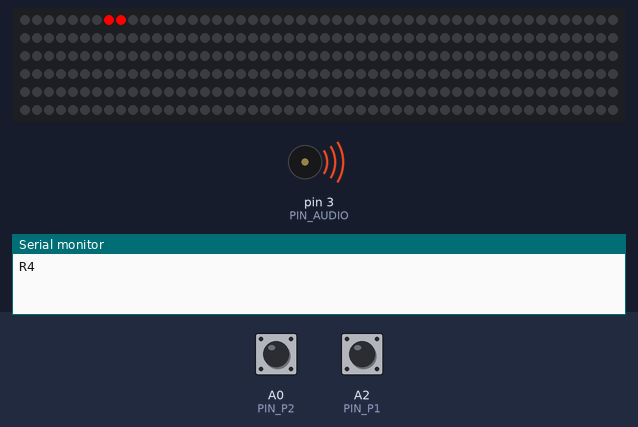
The sketch below on a simulated Arduino Uno, built with avr-gcc and run on an emulated ATmega328P. Parts: 300 RGB LEDs in strip order, left to right, continuing on the next row, buzzer (waves = sounding), the last lines printed to the serial monitor. The inputs (shaded band) are chosen by the test bench; at power-on: A0 (PIN_P2) HIGH, A2 (PIN_P1) HIGH.

Above: at 6.1 s.
9.3 s: A0 (PIN_P2) pulled LOW for 0.15 s
At 9.61 s:
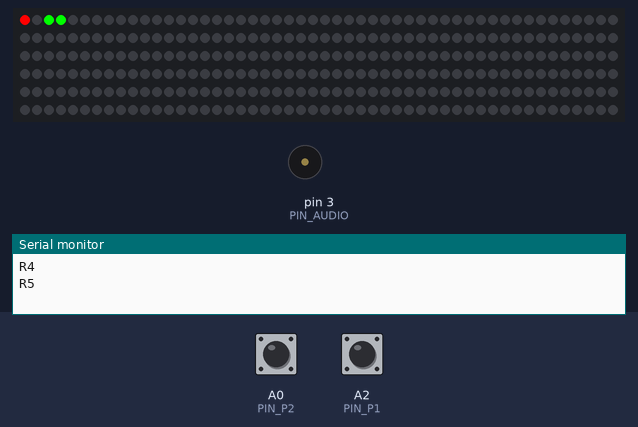
10.0 s: A2 (PIN_P1) pulled LOW for 0.15 s
10.7 s: A0 (PIN_P2) pulled LOW for 1 s
12.3 s: A2 (PIN_P1) pulled LOW for 1 s
Timing chart, 0 to 15.3 s (numbered marks = the images above; inputs shaded):
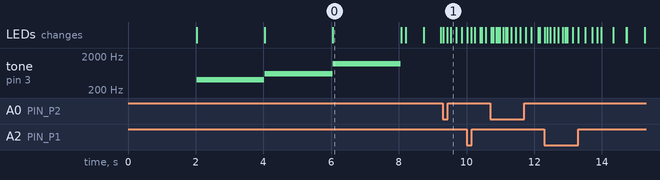

The sketch:

led_race.ino
```cpp
// (licence header left out)
//version Basic for PCB Rome Edition
// 2 Player , without Boxes Track

char const softwareId[] = "A2P0";  // A2P0: "A"=OpenLEDRace Team, "2P0"=Game ID (2P=2 Players, 0=Type 0 w slope w/ box)
char const version[] = "1.0.0";


#include <Adafruit_NeoPixel.h>
#define MAXLED         300 // MAX LEDs actives on strip

#define PIN_LED        2  // R 500 ohms to DI pin for WS2812 and WS2813, for WS2813 BI pin of first LED to GND  ,  CAP 1000 uF to VCC 5v/GND,power supplie 5V 2A
#define PIN_P1         A2   // switch player 1 to PIN and GND
#define PIN_P2         A0   // switch player 2 to PIN and GND
#define PIN_AUDIO      3   // through CAP 2uf to speaker 8 ohms

int sel1 = 0;
int sel2 = 0;


#define INI_RAMP 80
#define MED_RAMP 90
#define END_RAMP 100
#define HIGH_RAMP 16
bool ENABLE_RAMP=0;
bool VIEW_RAMP=0;

int NPIXELS=MAXLED; // leds on track
int cont_print=0;

#define COLOR1   Color(255,0,0)
#define COLOR2   Color(0,255,0)

#define COLOR1_tail   Color(i*3,0,0)
#define COLOR2_tail   Color(0,i*3,0)

// Serial Communications
#define EOL                 '\n' // End of Command char used in Protocol

#define REC_COMMAND_BUFLEN  32
char cmd[REC_COMMAND_BUFLEN];    // Stores command received by ReadSerialComand()

#define TX_COMMAND_BUFLEN  64
char txbuff[TX_COMMAND_BUFLEN];  // to prepare command strings to send


int win_music[] = {
  2637, 2637, 0, 2637,
  0, 2093, 2637, 0,
  3136
};

byte  gravity_map[MAXLED];

int TBEEP=0;
int FBEEP=0;
byte SMOTOR=0;
float speed1=0;
float speed2=0;
float dist1=0;
float dist2=0;

byte loop1=0;
byte loop2=0;

byte leader=0;
byte loop_max=5; //total laps race


float ACEL=0.2;
float kf=0.015; //friction constant
float kg=0.003; //gravity constant

byte flag_sw1=0;
byte flag_sw2=0;
byte draworder=0;

unsigned long timestamp=0;

Adafruit_NeoPixel track = Adafruit_NeoPixel(MAXLED, PIN_LED, NEO_GRB + NEO_KHZ800);

int tdelay = 5;

void set_ramp(byte H,byte a,byte b,byte c)
{for(int i=0;i<(b-a);i++){gravity_map[a+i]=127-i*((float)H/(b-a));};
 gravity_map[b]=127;
 for(int i=0;i<(c-b);i++){gravity_map[b+i+1]=127+H-i*((float)H/(c-b));};
}

void set_loop(byte H,byte a,byte b,byte c)
{for(int i=0;i<(b-a);i++){gravity_map[a+i]=127-i*((float)H/(b-a));};
 gravity_map[b]=255;
 for(int i=0;i<(c-b);i++){gravity_map[b+i+1]=127+H-i*((float)H/(c-b));};
}


void setup() {
  Serial.begin(115200);
  for(int i=0;i<NPIXELS;i++){gravity_map[i]=127;};
  track.begin();
  pinMode(PIN_P1,INPUT_PULLUP);
  pinMode(PIN_P2,INPUT_PULLUP);
  pinMode(sel1,INPUT_PULLUP);
  pinMode(sel2,INPUT_PULLUP);


  if ((digitalRead(sel1)==0)) //push switch 1 on reset for activate physics
  {ENABLE_RAMP=1;
   set_ramp(HIGH_RAMP,INI_RAMP,MED_RAMP,END_RAMP);
   for(int i=0;i<(MED_RAMP-INI_RAMP);i++){track.setPixelColor(INI_RAMP+i, track.Color(24+i*4,0,24+i*4) );};
   for(int i=0;i<(END_RAMP-MED_RAMP);i++){track.setPixelColor(END_RAMP-i, track.Color(24+i*4,0,24+i*4) );};
   track.show();
   delay(1000);
   tone(PIN_AUDIO,500);delay(500);noTone(PIN_AUDIO);delay(500);
   if ((digitalRead(sel1)==0)) {VIEW_RAMP=1;} // if retain push switch 1 set view ramp
   else {for(int i=0;i<NPIXELS;i++){track.setPixelColor(i, track.Color(0,0,0));};
         track.show();
         VIEW_RAMP=0;
        };

  };

  if ((digitalRead(sel2)==0)) {delay(1000); tone(PIN_AUDIO,1000);delay(500);noTone(PIN_AUDIO);delay(500);if ((digitalRead(PIN_P2)==1)) SMOTOR=1;} //push switch 2 until a tone beep on reset for activate magic FX  ;-)

  start_race();
}

void start_race(){send_race_phase(4); // Race phase 4: Countdown
                  for(int i=0;i<NPIXELS;i++){track.setPixelColor(i, track.Color(0,0,0));};
                  track.show();
                  delay(2000);
                  track.setPixelColor(12, track.Color(0,255,0));
                  track.setPixelColor(11, track.Color(0,255,0));
                  track.show();
                  tone(PIN_AUDIO,400);
                  delay(2000);
                  noTone(PIN_AUDIO);
                  track.setPixelColor(12, track.Color(0,0,0));
                  track.setPixelColor(11, track.Color(0,0,0));
                  track.setPixelColor(10, track.Color(255,255,0));
                  track.setPixelColor(9, track.Color(255,255,0));
                  track.show();
                  tone(PIN_AUDIO,600);
                  delay(2000);
                  noTone(PIN_AUDIO);
                  track.setPixelColor(9, track.Color(0,0,0));
                  track.setPixelColor(10, track.Color(0,0,0));
                  track.setPixelColor(8, track.Color(255,0,0));
                  track.setPixelColor(7, track.Color(255,0,0));
                  track.show();
                  tone(PIN_AUDIO,1200);
                  delay(2000);
                  noTone(PIN_AUDIO);
                  timestamp=0;
                  send_race_phase(5); // Race phase 4: Race Started
                 };

void winner_fx(byte w) {
               int msize = sizeof(win_music) / sizeof(int);
               for (int note = 0; note < msize; note++) {
               if (SMOTOR==1) {tone(PIN_AUDIO, win_music[note]/(3-w),200);} else {tone(PIN_AUDIO, win_music[note],200);};
               delay(230);
               noTone(PIN_AUDIO);}
              };


int get_relative_position1( void ) {
    enum{
      MIN_RPOS = 0,
      MAX_RPOS = 99,
    };
    int trackdist = 0;
    int pos = 0;
    trackdist = (int)dist1 % NPIXELS;
    pos = map(trackdist, 0, NPIXELS -1, MIN_RPOS, MAX_RPOS);
    return pos;
}

int get_relative_position2( void ) {
    enum{
      MIN_RPOS = 0,
      MAX_RPOS = 99,
    };
    int trackdist = 0;
    int pos = 0;
    trackdist = (int)dist2 % NPIXELS;
    pos = map(trackdist, 0, NPIXELS -1, MIN_RPOS, MAX_RPOS);
    return pos;
}

void print_cars_position( void ) {
 int  rpos = get_relative_position1();
 sprintf( txbuff, "p%d%d%d,%d%c", 1, 1, loop1, rpos, EOL );
  sendSerialCommand(txbuff);

 rpos = get_relative_position2();
 sprintf( txbuff, "p%d%d%d,%d%c", 2, 1, loop2, rpos, EOL );
 sendSerialCommand(txbuff);

}


void burning1(){
//to do
 }

void burning2(){
//to do
 }

void track_rain_fx(){
//to do
 }

void track_oil_fx(){
//to do
 }

void track_snow_fx(){
//to do
 }


void fuel_empty(){
//to do
 }

void fill_fuel_fx(){
//to do
 }

void in_track_boxs_fx(){
//to do
 }

void pause_track_boxs_fx(){
//to do
 }

void flag_boxs_stop(){
//to do
 }

void flag_boxs_ready(){
//to do
 }

void draw_safety_car(){
//to do
 }

void telemetry_rx(){
  //to do
 }

void telemetry_tx(){
  //to do
 }

void telemetry_lap_time_car1(){
//to do
 }

void telemetry_lap_time_car2(){
//to do
 }

void telemetry_record_lap(){
//to do
 }

void telemetry_total_time(){
//to do
 }

int read_sensor(byte player){
  return(0); //to do
}

int calibration_sensor(byte player){
  return(0); //to do
}

int display_lcd_laps(){
    return(0); //to do
}

int display_lcd_time(){
    return(0); //to do
}

void draw_car1(void){for(int i=0;i<=loop1;i++){track.setPixelColor(((word)dist1 % NPIXELS)+i, track.COLOR1);};
 }

void draw_car2(void){for(int i=0;i<=loop2;i++){track.setPixelColor(((word)dist2 % NPIXELS)+i, track.COLOR2);};
 }

void loop() {

    // look for commands received on serial
    checkSerialCommand();


    for(int i=0;i<NPIXELS;i++){track.setPixelColor(i, track.Color(0,0,0));};
    if ((ENABLE_RAMP==1) && ( VIEW_RAMP==1)) {for(int i=0;i<(MED_RAMP-INI_RAMP);i++){track.setPixelColor(INI_RAMP+i, track.Color(24+i*4,0,24+i*4) );};
                                              for(int i=0;i<(END_RAMP-MED_RAMP);i++){track.setPixelColor(END_RAMP-i, track.Color(24+i*4,0,24+i*4) );};
                                             };

    if ( (flag_sw1==1) && (digitalRead(PIN_P1)==0) ) {flag_sw1=0;speed1+=ACEL;};
    if ( (flag_sw1==0) && (digitalRead(PIN_P1)==1) ) {flag_sw1=1;};

    if ((gravity_map[(word)dist1 % NPIXELS])<127) speed1-=kg*(127-(gravity_map[(word)dist1 % NPIXELS]));
    if ((gravity_map[(word)dist1 % NPIXELS])>127) speed1+=kg*((gravity_map[(word)dist1 % NPIXELS])-127);

    speed1-=speed1*kf;

    if ( (flag_sw2==1) && (digitalRead(PIN_P2)==0) ) {flag_sw2=0;speed2+=ACEL;};
    if ( (flag_sw2==0) && (digitalRead(PIN_P2)==1) ) {flag_sw2=1;};

    if ((gravity_map[(word)dist2 % NPIXELS])<127) speed2-=kg*(127-(gravity_map[(word)dist2 % NPIXELS]));
    if ((gravity_map[(word)dist2 % NPIXELS])>127) speed2+=kg*((gravity_map[(word)dist2 % NPIXELS])-127);

    speed2-=speed2*kf;

    dist1+=speed1;
    dist2+=speed2;

    if (dist1>dist2) {if (leader==2) {FBEEP=440;TBEEP=10;}
                      leader=1;}
    if (dist2>dist1) {if (leader==1) {FBEEP=440*2;TBEEP=10;}
                      leader=2;};


    if (dist1>NPIXELS*loop1) {loop1++;TBEEP=10;FBEEP=440;};
    if (dist2>NPIXELS*loop2) {loop2++;TBEEP=10;FBEEP=440*2;};

    if (loop1>loop_max) {sprintf( txbuff, "w1%c", EOL );
                         sendSerialCommand(txbuff); // Send Winner=1 command
                         for(int i=0;i<NPIXELS/10;i++){track.setPixelColor(i,track.COLOR1_tail);}; track.show();
                         winner_fx(1);loop1=0;loop2=0;dist1=0;dist2=0;speed1=0;speed2=0;timestamp=0;
                         start_race();
                        }
    if (loop2>loop_max) {sprintf( txbuff, "w2%c", EOL );
                         sendSerialCommand(txbuff); // Send Winner=2 command
                         for(int i=0;i<NPIXELS/10;i++){track.setPixelColor(i, track.COLOR2_tail);}; track.show();
                         winner_fx(2);loop1=0;loop2=0;dist1=0;dist2=0;speed1=0;speed2=0;timestamp=0;
                         start_race();
                        }

     if ((millis() & 512)==(512*draworder)) {if (draworder==0) {draworder=1;}
                          else {draworder=0;}
                         };
    if (abs(round(speed1*100))>abs(round(speed2*100))) {draworder=1;};
    if (abs(round(speed2*100))>abs(round(speed1*100))) {draworder=0;};

    if ( draworder==0 ) {
      draw_car1();
      draw_car2();
    }
    else {
      draw_car2();
      draw_car1();
    }

    track.show();
    if (SMOTOR==1) tone(PIN_AUDIO,FBEEP+int(speed1*440*2)+int(speed2*440*3));
    delay(tdelay);
    if (TBEEP>0) {TBEEP--;} else {FBEEP=0;};
    cont_print++;
    if (cont_print>100) {print_cars_position();cont_print=0;}

}


/*
 *
 */

void checkSerialCommand(){

  int clen = checkSerial(cmd);
  if(clen == 0) return ;       // No commands received
  if(clen  < 0) {              // Error receiving command
    sprintf( txbuff, "!1Error reading serial command:[%d]",clen); // Send a warning to host
    sendSerialCommand(txbuff);
    return;
  }
  // clen > 0 ---> Command with length=clen ready in  cmd[]

  switch (cmd[0]) {
    case '#':                         // Handshake -> send back
      {
        sprintf( txbuff, "#%c", EOL );
        sendSerialCommand(txbuff);
      }
      return;

  case  '@' :                         // Enter "Configuration Mode"
    {
      // send back @OK
      // No real cfg mode here, but send @OK so the Desktop app (Upload, configure)
      // can send a GET SOFTWARE Type/Ver command and identify this software
        sprintf( txbuff, "@OK%c", EOL );
        sendSerialCommand(txbuff);
    }
    return;

  case '?' :                          // Get Software Id
    {
      sprintf( txbuff, "%s%s%c", "?", softwareId, EOL );
      sendSerialCommand(txbuff);
    }
    return;

  case '%' :                          // Get Software Version
    {
      sprintf( txbuff, "%s%s%c", "%", version, EOL );
      sendSerialCommand(txbuff);
    }
    return;
  }

  // if we get here, the command it's not managed by this software -> Answer <CommandId>NOK
  sprintf(txbuff, "%cNOK%c", cmd[0], EOL );
  sendSerialCommand(txbuff);

  return;
}


/*
 *
 */
void send_race_phase( int phase ) {
  sprintf(txbuff, "R%d%c",phase,EOL);
  sendSerialCommand(txbuff);
}


// Command Send/Receive base functions
///////////////////////////////////////

// vars used only in these functions
Stream*  _stream = &Serial;
int      _bufIdx;

/*  Non blocking: call these function in main loop()
 *
 *  If there are bytes available in Serial, READ JUST ONE char
 *  and ADD it to the 'internal' cmd buffer
 *    The char just read is an END OF COMMAND char ?
 *      N: Return 0 (no complete command available yet)
 *      Y: Return buffer length (the caller will find the command in [buf]
 */
int checkSerial(char *   buf) {
  while (_stream->available()) {
    if(_bufIdx < REC_COMMAND_BUFLEN - 2) {
      char data = _stream->read();
      if(data == EOL) {
        int cmsSize=_bufIdx;
        buf[_bufIdx++] = '\0';
        _bufIdx=0;
        return(cmsSize);
      } else {
        buf[_bufIdx++] = data;
      }
    } else {
      // buffer full
      // reset and retunn error
      buf[_bufIdx++] = '\0';
      _bufIdx=0;
      return(-2);
    }
  }
  return(0);
}

/*
 *
 */
void sendSerialCommand(char* str) {
  // get command length
  int dlen=0;
  for(; dlen<TX_COMMAND_BUFLEN; dlen++ ) {
    if(*(str+dlen) == EOL ) {
      dlen++; // send EOC
      break;
    }
  }
  _stream->write(str, dlen);
  return;
}
```

Measured:
- after the input at 9.3 s, the LEDs: first change at once (image 1 shows a later state)
